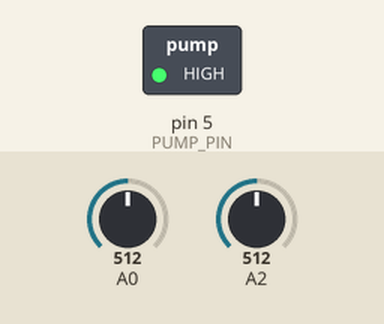
A sketch run on a simulated Arduino Mega 2560, built with avr-gcc and run on an emulated ATmega2560. On the bench: switched loads named in the sketch (green lamp = pin HIGH). The test bench sets the inputs (shaded band); at power-on: A0 = 512, A2 = 512. What the sketch prints to the serial monitor is not drawn.

Above: at 2.2 s.
2.3 s: A0 set to 382
5.3 s: A0 set to 356
8.3 s: A2 set to 214
At 9.7 s:
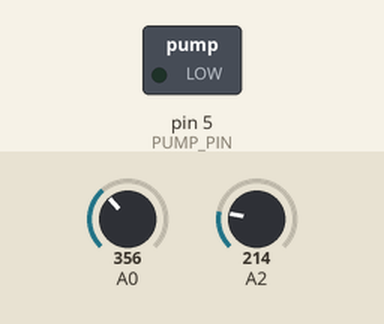
10.6 s: A2 set to 187
12.1 s: A2 set to 122
15.1 s: A2 set to 900
Timing chart, 0 to 58.3 s (numbered marks = the images above; inputs shaded):
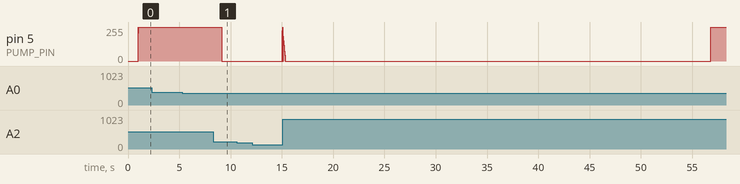

Measured:
- after the input at 8.3 s, pin 5 (PUMP_PIN): 255/255 → 0/255 after 0.82 s instead of 1.2 s

The sketch:

mceas_aruduino.ino
```cpp
// (licence header left out)
/*----------------------------------------------------------------------------*/
/* Pin layout                                                                 */
/*----------------------------------------------------------------------------*/
/*
 * Pin 0 – serial TX
 * Pin 1 – serial RX
 * Pin 3 - Led control
 * Pin 5 - Pump control
 * A0 – Pressure sensor
 * A2 – Flow sensor
 * A1 - brightness sensor
 */

/*----------------------------------------------------------------------------*/
/* Globals                                                                    */
/*----------------------------------------------------------------------------*/

#include <Wire.h>
// #include "tec.h"
int pumpStrength = 0;
int ledStrength = 0;
// float temperature = -1.0;

#define LED_SET 'L'
#define PUMP_SET 'F'
#define PUMP_PIN 5
#define LED_PIN 3


// #define _DEBUG

#define fabs(x) ((x)>0?(x):-(x))

// Debugging prints
#ifdef _DEBUG
#define printFloat(x ,y) {Serial.print(x);Serial.println(y, 4);}
#define printInt(x,y) {Serial.print(x);Serial.println(y);}
#else
#define printFloat(x ,y) {}
#define printInt(x,y) {}
#endif

#define min(x,y) (((x) > (y)) ? (y) : (x))
#define sign(x) ((x) >= 0 ? 1 : -1)

int delayMilliTest = 1;
int delayMilliLoop = 10;
class PIDController{
  private:
    float kp;
    float ki;
    float kd;
    float last_error = 0;
    float integral = 0;
  public:
    PIDController(float kp, float ki, float kd){
      this->kp = kp;
      this->ki = ki;
      this->kd = kd;
    }

  float calculate(float setpoint, float measured_value){
      float error = setpoint - measured_value;

      // Proportional term
      float proportional = this->kp * error;

      // Integral term
      this->integral += this->ki * error;

      // Derivative term
      float derivative = this->kd * (error - this->last_error);
      this->last_error = error;
      return proportional + this->integral + derivative;
  }
};

PIDController pumpPid = PIDController(1, 0.5, 2);
float flow = 1.2;
bool stopped = false;
int ledTarget = 255;


void setup() {
  // initialize serial communications at 9600 bps:
  Serial.begin(57600);
  // Serial1.begin(57600);
  delay(1000);
  // Serial1.print(OUTPUT_TEMPERATURE_COMMAND);
  // Serial1.flush();
  // delay(1000);
}

void ledTest(void)
{
  // increase the LED brightness
  for(int dutyCycle = 0; dutyCycle <= 255; dutyCycle++){
    // changing the LED brightness with PWM
    analogWrite(LED_PIN, dutyCycle);
    delay(200);
  }

  // decrease the LED brightness
  for(int dutyCycle = 255; dutyCycle >= 0; dutyCycle--){
    // changing the LED brightness with PWM
    analogWrite(LED_PIN, dutyCycle);
    delay(200);
  }
}

float calcFlow(float voltage)
{
    //y = 0.0103x^4 - 0.102x^3 + 0.4306x^2 - 0.5288x + 0.19
    float calc = 0;
    float x4 = (float)pow(voltage, 4);
    float x3 = (float)pow(voltage, 3);
    float x2 = (float)pow(voltage, 2);

    calc = (float)(0.0103 * x4 - 0.102 * x3 + 0.4306 * x2 - 0.5288 * voltage + 0.19);
    return calc;
}


int setControl(void){
  char controlByte;
  int power = 0;
  int bRead;
  if (Serial.available() > 0){
    // Control byte and strength byte
    bRead = Serial.readBytes((char *)&controlByte, sizeof(controlByte));
    if (bRead != 1) {return -1;}
    // Serial.print("Read: ");
    // Serial.println(controlByte);
    if (controlByte == LED_SET){
      power = Serial.parseInt();
      if (0 > power || power >= 256){return -1;}
      ledTarget = power;
      ledStrength = power;
      analogWrite(LED_PIN, ledTarget);
    }
    else if(controlByte == PUMP_SET){
      read_flowrate();
    }
  }
  return 0;
}


void check_pump(void){
  int i;
  for ( i = 0 ; i < 200; i += 10){
    printInt("Writing: ", i);
    analogWrite(PUMP_PIN, i);
    delay(1000);
  }
  for ( i = 200 ; i >= 0; i -= 10){
    printInt("Writing: ", i);
    analogWrite(PUMP_PIN, i);
    delay(1000);
  }
}


float read_flowrate(void){
  extern float flow;
  float flowRate = -1;
  if (Serial.available() > 0 ){
    flowRate = Serial.parseFloat();
    // Serial.print("Got flowrate of: ");
    // Serial.println(flowRate, 4);
    if (flowRate < 0 || flowRate > 2){return -1;}
    flow = flowRate;
  }

}

void control_flow(){
  extern float flow;
  extern PIDController pumpPid;
  extern int pumpStrength;
  float flowVolate = analogRead(A2) * (5.0 / 1023.0);
  float current_flow_rate = calcFlow(flowVolate);
  float target = pumpPid.calculate(flow, current_flow_rate);
  // Serial.print("Calculated from pid: ");
  // Serial.println(target, 10);
  int new_pump_voltage = floor(target * (256.0 / 2));
  new_pump_voltage = (new_pump_voltage < 256) ? new_pump_voltage : 255;
  new_pump_voltage = (new_pump_voltage >= 0) ? new_pump_voltage : 0;
  analogWrite(PUMP_PIN, new_pump_voltage);
  pumpStrength = new_pump_voltage;
}


/*
 * Main loop
 */
void loop()
{
  extern bool stopped;
  extern float flow;
  extern float temperature;
  setControl();
  if (flow != 0){
    control_flow();
  }
  else{
    analogWrite(PUMP_PIN, 0);
    // analogWrite(LED_PIN, 0);
    pumpStrength = 0;
    ledStrength = 0;
    ledTarget = 0;
    // stopped = true;
  }
  // Read analog inputs
  int pressureSensorValue = analogRead(A0);
  int flowSensorValue = analogRead(A2);

  // Convert the analog reading (which goes from 0 - 1023) to a voltage (0 - 5V):
  float pressureVoltage = pressureSensorValue * (5.0 / 1023.0);
  float flowVoltage = flowSensorValue * (5.0 / 1023.0);

  // Calc pressure and Flow inputs
  float pressureOnePSI = 0.125; // in voltage => full range voltage calc :: 3.75 / 30 = 0.125
  float pressureCalcPSI = pressureVoltage/pressureOnePSI;
  float pressureCalcMB = pressureCalcPSI * 68.9476;

  float flowLM = calcFlow(flowVoltage);


  Serial.print("FLM: ");
  Serial.print(flowLM);
  Serial.print(" ,FTARGET: ");
  Serial.print(flow);
  Serial.print(" ,CPSI: ");
  Serial.print(pressureCalcPSI);
  Serial.print(" ,CMB:");
  Serial.println(pressureCalcMB);


    // Status printout:
  // Serial.print("F:[");
  // Serial.print(flowVoltage, 3);
  // Serial.print(",");
  // Serial.print(flowLM, 3);
  // Serial.print("],");

  // Serial.print("P:[");
  // Serial.print(pressureVoltage, 3);
  // Serial.print(",");
  // Serial.print(pressureCalcPSI, 3);
  // Serial.print(",");
  // Serial.print(pressureCalcMB, 3);
  // Serial.print("],");

  // Serial.print("LED:");
  // Serial.print(ledStrength);

  // Serial.print(",PUMP:");
  // Serial.println(pumpStrength);

  // if (Serial1.available() > 0){
  //   unsigned int const responseBufferLen = 30;
  //   char responseBuffer[responseBufferLen] = {0};
  //   Serial1.readString().toCharArray(responseBuffer, responseBufferLen);
  //   temperature = calculateObjectValueFromReponse(responseBuffer);
  // }


  // if (temperature != -1.0){
  //   Serial.print("{");
  //   Serial.print("flow: ");
  //   Serial.print(flowLM, 4);
  //   Serial.print(", led_strength: ");
  //   Serial.print(ledStrength);
  //   Serial.print(", led_temperature: ");
  //   Serial.print(temperature);
  //   Serial.print(", pressurePSI: ");
  //   Serial.print(pressureCalcPSI, 4);
  //   Serial.print(", pressureMB: ");
  //   Serial.print(pressureCalcMB, 4);
  //   Serial.print(", pump_strength: ");
  //   Serial.print(pumpStrength);
  //   Serial.println("}");
  //   temperature = -1.0;
  //   Serial1.print(OUTPUT_TEMPERATURE_COMMAND);
  //   Serial1.flush();
  // }
  delay(delayMilliLoop);
}


// void serialEvent1(){
//   unsigned int const responseBufferLen = 30;
//   char responseBuffer[responseBufferLen] = {0};
//   // temperature = calculateObjectValueFromReponse(responseBuffer);
//   Serial.println("Serial event 1 triggered");
//   Serial1.readString().toCharArray(responseBuffer, responseBufferLen);
//   Serial.println(calculateObjectValueFromReponse(responseBuffer));
//   Serial.flush();
// }
```

tec.cpp
```cpp
#include "tec.h"
#include <SoftwareSerial.h>

#define rxPIN 0
#define txPIN 1
void hexCharacterStringToBytes(byte *byteArray, const char *hexString);
void getSubstring(const char *source, int start, int end, char *destination);
void reverseByteArray(uint8_t *array, int length);
byte nibble(char c);
void dumpByteArray(const byte *byteArray, const byte arraySize);
void hexCharacterStringToBytes(byte *byteArray, const char *hexString);

/*
    Once you fix the serial and can send serial messages from the arduino the TEC
    you can use this command to get the reponse this program parses:
    #020029?VR03E8019877
    If this doesn't work you can use the main.c program with address 2, instance 2
    and paramter id to be 1000.
    You can see other parmaters id for different queries in the memcom/commands.py
*/
union floatUnpack{
    float packedFloat;
    byte packedBytes[sizeof(float)];
};

float calculateObjectValueFromReponse(const char *respose){
    floatUnpack packedValue;
    char floatPart[sizeof(float) * 2] = {0};
    getSubstring(respose, 7, 15, floatPart);
    // Serial.print("Substring is: ");
    // Serial.println(floatPart);
    hexCharacterStringToBytes(packedValue.packedBytes, floatPart);
    reverseByteArray(packedValue.packedBytes, sizeof(float));
    return packedValue.packedFloat;
}

float getResponseFromCommand(const char *command){
    unsigned int const responseBufferLen = 30;
    unsigned long maxTime = 5000;
    unsigned long startTime = millis();
    char responseBuffer[responseBufferLen] = {0};
    Serial1.print(command);
    Serial1.flush();
    while(Serial1.available() == 0){ if ((millis() - startTime) > maxTime){return 0.0;}};
    Serial1.readString().toCharArray(responseBuffer, responseBufferLen);
    return calculateObjectValueFromReponse(responseBuffer);
}


/*
    Code taken from: https://forum.arduino.cc/t/hex-string-to-byte-array/563827/3
    Written by: johnwasser

*/
void hexCharacterStringToBytes(byte *byteArray, const char *hexString)
{
    bool oddLength = strlen(hexString) & 1;

    byte currentByte = 0;
    byte byteIndex = 0;

    for (byte charIndex = 0; charIndex < strlen(hexString); charIndex++)
    {
      bool oddCharIndex = charIndex & 1;

      if (oddLength)
      {
        // If the length is odd
        if (oddCharIndex)
        {
          // odd characters go in high nibble
          currentByte = nibble(hexString[charIndex]) << 4;
        }
        else
        {
          // Even characters go into low nibble
          currentByte |= nibble(hexString[charIndex]);
          byteArray[byteIndex++] = currentByte;
          currentByte = 0;
        }
      }
      else
      {
        // If the length is even
        if (!oddCharIndex)
        {
          // Odd characters go into the high nibble
          currentByte = nibble(hexString[charIndex]) << 4;
        }
        else
        {
          // Odd characters go into low nibble
          currentByte |= nibble(hexString[charIndex]);
          byteArray[byteIndex++] = currentByte;
          currentByte = 0;
        }
      }
    }
}
void dumpByteArray(const byte *byteArray, const byte arraySize)
{

    for (int i = 0; i < arraySize; i++)
    {
      Serial.print("0x");
      if (byteArray[i] < 0x10)
        Serial.print("0");
      Serial.print(byteArray[i], HEX);
      Serial.print(", ");
    }
    Serial.println();
}
byte nibble(char c)
{
    if (c >= '0' && c <= '9')
      return c - '0';

    if (c >= 'a' && c <= 'f')
      return c - 'a' + 10;

    if (c >= 'A' && c <= 'F')
      return c - 'A' + 10;

    return 0; // Not a valid hexadecimal character
}
void reverseByteArray(uint8_t *array, int length)
{
    int start = 0;
    int end = length - 1;

    while (start < end)
    {
      uint8_t temp = array[start];
      array[start] = array[end];
      array[end] = temp;
      start++;
      end--;
    }
}
void getSubstring(const char *source, int start, int end, char *destination)
{
    int sourceLength = strlen(source);

    // Adjust start and end indices if they are out of bounds
    if (start < 0)
      start = 0;
    if (end >= sourceLength)
      end = sourceLength - 1;

    int destinationLength = end - start;

    // Copy the substring from source to destination
    strncpy(destination, source + start, destinationLength);
    destination[destinationLength] = '\0';
}
```

tec.h
```cpp
#ifndef TEC_FUNCTIONS_H
#define TEC_FUNCTIONS_H
#include <Arduino.h>

#define OUTPUT_TEMPERATURE_COMMAND "#020029?VR03E8019877\r"
#define OUTPUT_CURRENT_COMMAND "#020029?VR03FC012B52\r"
#define OUTPUT_VOLTAGE_COMMAND "#024823?VR03FD012406\r"

float getResponseFromCommand(const char *command);
float calculateObjectValueFromReponse(const char *respose);


#endif
```
